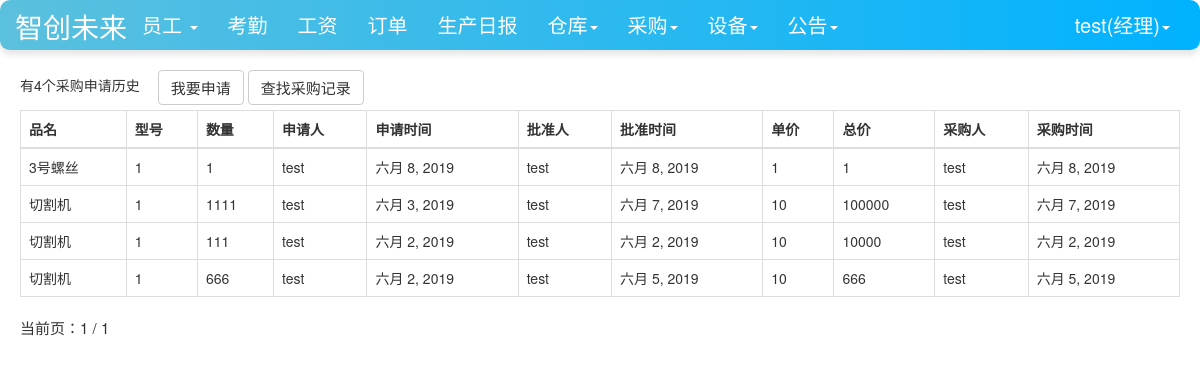
Screenshot of /warehouse/buyed_list/ (signed in) with the database file from the repository.
### user/models.py (models this page shows, shortened)
class Profile(models.Model):
    user = models.OneToOneField(User, on_delete=models.CASCADE)
    staff_gender = models.CharField(max_length=10, choices=(('male', '男'), ('female', '女')), default='male',
                                    verbose_name='性别')
    staff_age = models.PositiveIntegerField(verbose_name="年龄")
    staff_home = models.CharField(max_length=100, verbose_name="籍贯")
    staff_nationality = models.CharField(max_length=20, verbose_name="民族")  # 民族
    staff_tel = models.BigIntegerField(verbose_name="电话")
    start_time = models.DateField(auto_now_add=True, verbose_name="入职时间")  # 入职时间
    id_card = models.CharField(max_length=20,verbose_name="身份证")  # 身份证号
    staff_type = models.CharField(max_length=100,verbose_name="职位", null=True)  # 职位
    salary_pre_hour = models.IntegerField(verbose_name="时薪")  # 时薪
    avatar = models.ImageField(verbose_name="头像", upload_to='avatars/', null=True)  # 头像字段
    class Meta:
        ordering = ['-start_time']

### warehouse/models.py (models this page shows)
class PurchaseList(models.Model):  # 采购单
    good_name = models.CharField(max_length=100, verbose_name="品名")
    good_version = models.CharField(max_length=100, verbose_name="型号")
    good_num = models.IntegerField(verbose_name="数量")
    apply_staff_name = models.ForeignKey(User, on_delete=models.CASCADE, verbose_name="申请人", null=True, blank=True,
                                         related_name='purchase_a')
    apply_date = models.DateField(auto_now_add=True, verbose_name="申请日期")
    sanction_staff_name = models.ForeignKey(User, on_delete=models.CASCADE, verbose_name="批准人", null=True,
                                            blank=True, related_name='purchase_b')
    sanction_date = models.DateField(auto_now=True, verbose_name="批准日期", null=True, blank=True)
    price = models.BigIntegerField(null=True, blank=True, verbose_name="单价")
    total_price = models.BigIntegerField(verbose_name="总价", null=True, blank=True)
    buyer_name = models.ForeignKey(User, on_delete=models.DO_NOTHING, null=True, blank=True, verbose_name="采购员",
                                   related_name='purchase_c')
    buyer_date = models.DateField(auto_now=True, verbose_name="采购日期", null=True, blank=True)
    class Meta:
        ordering = ['-apply_date']

### warehouse/views.py (the view)
# urls.py: path('buyed_list/', views.buyed_list, name='buyed_list'),
def buyed_list(request):
    items = PurchaseList.objects.filter(~Q(buyer_name=None))
    context = {}
    paginator = Paginator(items, 10)  # 每页显示10个对象
    page_number = request.GET.get('page')
    if page_number is None:
        page_number = 1
    page_number = int(page_number)
    total_pages = paginator.num_pages
    print("page_number:", page_number)
    page_info = {"number": page_number, "paginator": {}}
    page_info["paginator"]['num_pages'] = total_pages
    print("total_pages", total_pages)
    if total_pages > page_number:
        page_info['has_next'] = True
        page_info['next_page_number'] = page_number + 1
    if page_number > 1:
        page_info['has_previous'] = True
        page_info['previous_page_number'] = page_number - 1
    context['page_obj'] = page_info
    item = paginator.get_page(page_number)
    context['count'] = items.count()
    context['purchaselists'] = item
    return render(request, 'buyed_list.html', context)

### user/models.py (called while the page is built)
def get_staff_type(self):
    if Profile.objects.filter(user=self).exists():
        profile = Profile.objects.get(user=self)
        return profile.staff_type
    else:
        return ''

### warehouse/templates/buyed_list.html (shortened to what this page needs)
{% extends 'base.html' %}
{% if user.is_authenticated %}
                        {% block nav_facility_active %}active{% endblock %}
{% endif %}
{% block content %}
    <div class="container">
        <div class="row">
            <div class="col-lg-12">
                {% if user.is_authenticated %}
                {% if user.get_staff_type == '经理' %}
                    <div class="row col-lg-12 my-spacing5">
                       <span style="margin-right: 1em">有{{count}}个采购申请历史</span>
                       <a class="btn btn-default" href="{%url 'apply' user.pk%}">我要申请</a>
                       <a class="btn btn-default" href="{% url 'purchaseList_select' %}">查找采购记录</a>
                    </div>
                    <table class="table table-bordered table-hover my-spacing2">
                      <thead>
                        <tr>
                          <th scope="col">品名</th>
                            <th scope="col">型号</th>
                            <th scope="col">数量</th>
                             <th scope="col">申请人</th>
                            <th scope="col">申请时间</th>
                            <th scope="col">批准人</th>
                            <th scope="col">批准时间</th>
                            <th scope="col">单价</th>
                            <th scope="col">总价</th>
                            <th scope="col">采购人</th>
                            <th scope="col">采购时间</th>
                        </tr>
                      </thead>
                      <tbody>
                      {%for purchaselist in purchaselists%}
                        <tr>
                          <td>{{purchaselist.good_name}}</td>
                            <td>{{purchaselist.good_version}}</td>
                          <td>{{purchaselist.good_num}}</td>
                            <td>{{purchaselist.apply_staff_name}}</td>
                          <td>{{purchaselist.apply_date}}</td>
                            <td>{{purchaselist.sanction_staff_name}}</td>
                          <td>{{purchaselist.sanction_date}}</td>
                             <td>{{purchaselist.price}}</td>
                          <td>{{purchaselist.total_price}}</td>
                            <td>{{purchaselist.buyer_name}}</td>
                          <td>{{purchaselist.buyer_date}}</td>
                        </tr>
                      {% endfor %}
                      </tbody>
                    </table>
                {% endif %}
                {% else %}
                    <span>未登录，跳转到首页...</span>
                    <script type="text/javascript">
                        window.location.href = '/';
                    </script>
                {% endif %}
            </div>
        </div>
        {% include 'pagination.html' %}
    </div>
{% endblock %}

### templates/base.html (shortened to what this page needs)
{% load staticfiles %}
<!doctype html>
<html lang="en">
<head>
    <link rel="stylesheet" href="{% static 'base.css' %}">
     <link rel="stylesheet" href="{% static 'home.css' %}">
    <link rel="stylesheet" href="{% static 'bootstrap-3.3.7/css/bootstrap.min.css' %}">
</head>
<body>
    <nav class="navbar navbar-default navbar-fixed-top">
      <div class="container-fluid">
        <div class="navbar-header"  >
          <a class="navbar-brand-container d-flex justify-content-center"  color=white" href="{% url 'home' %}">智创未来</a>
        </div>
          {% if  user.is_authenticated %}
        <div class="collapse navbar-collapse" id="bs-example-navbar-collapse-1">
          <ul class="nav navbar-nav">
              {% if user.get_staff_type == '经理' %}
              <li class="{% block nav_staff_active %}{% endblock %}">
                  <li class="dropdown">
                      <a href="#" class="dropdown-toggle" data-toggle="dropdown" role="button" aria-haspopup="true" aria-expanded="false">
                          员工
                          <b class="caret"></b>
                      </a>
                    </li>
                  </li>
              <li class="{% block nav_attendence_active %}{% endblock %}"><a href="{% url 'attendence_lists'%}">考勤</a></li>
              <li class="{% block nav_salary_active %}{% endblock %}"><a href="{% url 'salary_lists'%}">工资</a></li>
              <li class="{% block nav_order_active %}{% endblock %}"><a href="{% url 'order_list' %}">订单</a></li>
              <li class="{% block nav_producediary_active %}{% endblock %}"><a href="{% url 'product_diary' %}">生产日报</a></li>
              <li class="{% block nav_warehousediary_active %}{% endblock %}">
              <li class="dropdown">
                <a href="#" class="dropdown-toggle" data-toggle="dropdown" role="button" aria-haspopup="true" aria-expanded="false">仓库<span class="caret"></span></a>
              </li>
                  </li>
                  <li class="{% block nav_purchase_active %}{% endblock %}">
                    <li class="dropdown">
                      <a href="#" class="dropdown-toggle" data-toggle="dropdown" role="button" aria-haspopup="true" aria-expanded="false">采购<span class="caret"></span></a>
                    </li>
                  </li>
                  <li class="{% block nav_facility_active %}{% endblock %}">
                    <li class="dropdown">
                      <a href="#" class="dropdown-toggle" data-toggle="dropdown" role="button" aria-haspopup="true" aria-expanded="false">设备<span class="caret"></span></a>
                    </li>
                  </li>
              <li class="{% block nav_notice_active %}{% endblock %}">
                    <li class="dropdown">
                      <a href="#" class="dropdown-toggle" data-toggle="dropdown" role="button" aria-haspopup="true" aria-expanded="false">公告<span class="caret"></span></a>
                    </li>
                  </li>
              {%endif%}
          </ul>
        <ul class="nav navbar-nav navbar-right">
            <li class="dropdown">
              <a href="#" class="dropdown-toggle" data-toggle="dropdown" role="button" aria-haspopup="true" aria-expanded="false">
                  {{user.username}}({{user.get_staff_type}})<span class="caret"></span></a>
            </li>
        </ul>
    </div>
          {% else %}
           <ul class="nav navbar-nav navbar-right">
                <li><a href="{% url 'login' %}?from={{ request.get_full_path }}">登录</a></li>
           </ul>
          {% endif %}
      </div>
    </nav>
    {% block content%} {% endblock %}
</body>
</html>

### static/home.css (style rules this page uses)
* { margin: 0; padding: 0; }
body { margin-top: 70px!important; }
ul { list-style-type: none!important; }
ul.navbar-right { margin-right: 0; }
div.navbar-header { font-size: 200%; padding-top: 0.2em; }

### templates/base.html (style rules this page uses)
.navbar-default { background-color: #007bff; color: white; }
.navbar-default .navbar-nav { text-align: center; }
.navbar-default .navbar-nav>li>a { color: white; font-size: 20px; text-align: center; }
.navbar-default { background-color: #007bff; color: white; border-radius: 10px; box-shadow: 0 4px 6px rgba(0, 0, 0, 0.1); }
.navbar-header { text-align: center; }
.navbar-default .navbar-nav>li>a { color: white; }
.navbar-default { background: linear-gradient(to right, #5bc0de, #00b2ff); color: white; }
.navbar-default .navbar-nav>li>a { color: white; text-align: center; }
.collapse { text-align: center; }
.navbar-brand-container { color:white; }
.row { margin-bottom: 1; }
.container { padding-left: 15px; padding-right: 15px; margin-bottom: 5px; --> }
.row > [class^="col-"] { padding-left: 5px; padding-right: 5px; }
.my-spacing5 { margin-bottom: 5px; }
.my-spacing5 > a { font-size:15px; }
.my-spacing2 { margin-bottom: 0px; }

### rows the page displays
PurchaseList: good_name "3号螺丝", good_version "1", good_num "1", apply_staff_name "test", apply_date "六月 8, 2019", sanction_staff_name "test", sanction_date "六月 8, 2019", price "1", total_price "1", buyer_name "test", buyer_date "六月 8, 2019"
PurchaseList: good_name "切割机", good_version "1", good_num "1111", apply_staff_name "test", apply_date "六月 3, 2019", sanction_staff_name "test", sanction_date "六月 7, 2019", price "10", total_price "100000", buyer_name "test", buyer_date "六月 7, 2019"
PurchaseList: good_name "切割机", good_version "1", good_num "111", apply_staff_name "test", apply_date "六月 2, 2019", sanction_staff_name "test", sanction_date "六月 2, 2019", price "10", total_price "10000", buyer_name "test", buyer_date "六月 2, 2019"
PurchaseList: good_name "切割机", good_version "1", good_num "666", apply_staff_name "test", apply_date "六月 2, 2019", sanction_staff_name "test", sanction_date "六月 5, 2019", price "10", total_price "666", buyer_name "test", buyer_date "六月 5, 2019"

### other values shown
{{ user.username }} "test"
{{ user.get_staff_type }} "经理"
{{ count }} "4"
{{ page_obj.number }} "1"
{{ page_obj.paginator.num_pages }} "1"
